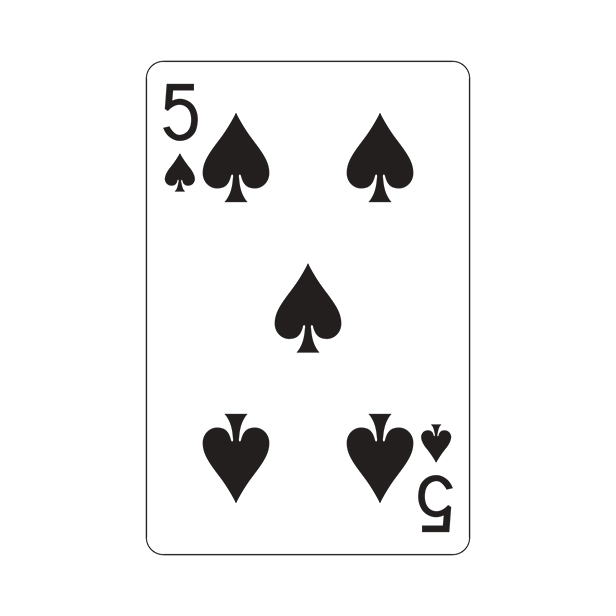
#> input picture 6. Object_Detection/card.png, 616 x 616 px
$ jupyter execute --allow-errors Untitled.ipynb
#> lines starting #> are read from the running program, lines starting #| are printed output that depends on the picture; after the words box and inside, x2 and y2 are one past the last pixel; in counts of white or black regions, pixels touching at a corner belong together; long printed decimals are rounded
# OBJECT DETECTION

## Template Matching

Template Matching is a method for searching and finding the location of a template image in a larger image

[cell 1]
import cv2
import numpy as np

img = cv2.imread('card.png',0)
#> img: shape (616, 616); min 18, max 255, mean 242.5
cv2.imshow("Original", img)

template = cv2.imread('card_temp.png',0)
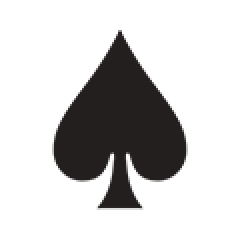
#> input picture 6. Object_Detection/card_temp.png, 120 x 120 px (shown 2 times larger)
#> template: shape (120, 120); min 31, max 255, mean 204.6
w, h = template.shape[::-1]
#> w = 120; h = 120

# evaluates cv2.method_name dynamically (when program runs)
method = eval("cv2.TM_CCOEFF")

# matchTemplate(image, template, method)
res = cv2.matchTemplate(img,template,method)
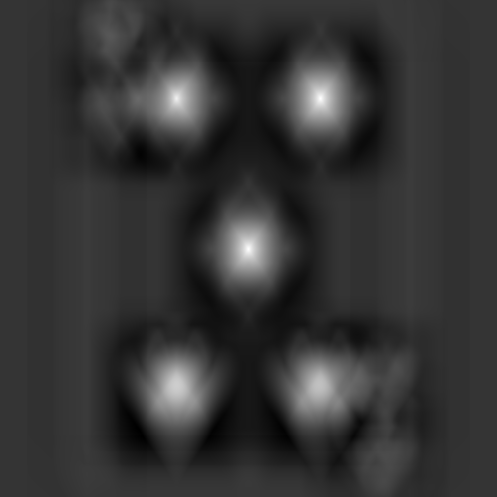
#> res: shape (497, 497) float32; min -32016164, max 122668368, mean 135345.8; drawn with min black and max white

# find min and max locations and values
min_val, max_val, min_loc, max_loc = cv2.minMaxLoc(res)
#> min_val = -32016164; max_val = 122668368; min_loc = (138, 429); max_loc = (320, 98)

# find bottom right of position of template
# max_loc gives us top left position of template as (x,y)
bottom_right = (max_loc[0] + w, max_loc[1] + h)
#> bottom_right = (440, 218)

# put rectangel of this position
#> (the rest of this cell did not finish here and is left out)

[cell 2]
import cv2
import numpy as np

img = cv2.imread('card.png')
#> img is the input picture: shape (616, 616, 3); mean B, G, R 242.4, 242.4, 242.6
cv2.imshow("Original", img)

#> (the rest of this cell did not finish here and is left out)

## Hough Transform

The Hough Transform is a popular technique to detect any shape, if you can represent that shape in a mathematical form. It can detect the shape even if it is broken or distorted a little bit. There is 2 image which are include bumb and scratch of car

## Hough Line Detection

[cell 3]
import cv2
import numpy as np

img = cv2.imread('scratch.png')
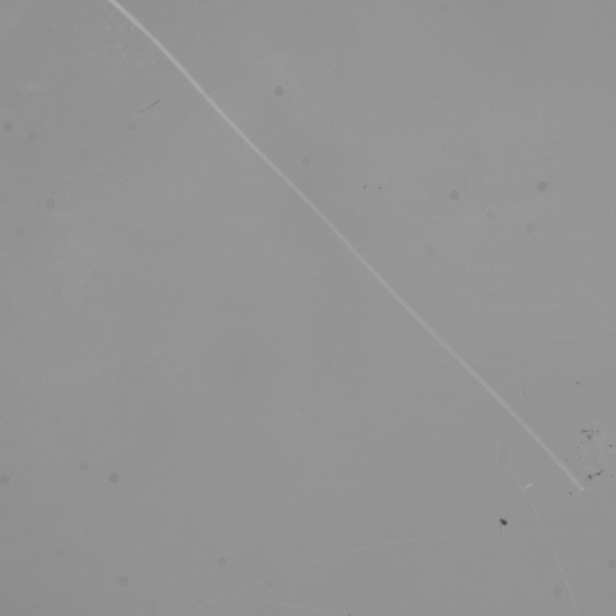
#> input picture 6. Object_Detection/scratch.png, 616 x 616 px
#> img is the input picture: shape (616, 616, 3); min 64, max 173, mean 147.5
gray = cv2.cvtColor(img,cv2.COLOR_BGR2GRAY)

# Canny(image, threshold1, threshold2, order of kernel)
edges = cv2.Canny(gray,5,85,apertureSize = 3)
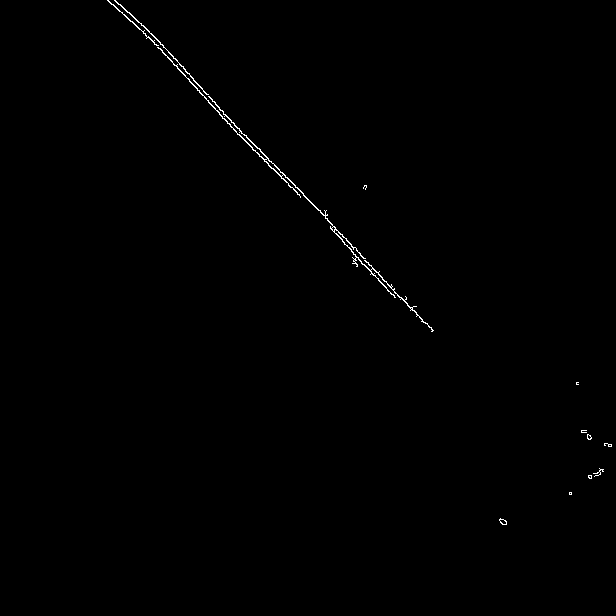
#> edges: shape (616, 616); 0.35% white in thin lines or dots, all inside (x1, y1, x2, y2) = (107, 0, 612, 525)

# HoughLines(image,rho, theta, threshold)
lines = cv2.HoughLines(edges,1,np.pi/180,100)
#> lines = [[-83, 2.37], [-74, 2.36], [-78, 2.36], [-79, 2.37], [-87, 2.39], [-90, 2.39], [-76, 2.36], [-91, 2.41]]

length = 0
loc = []

# if you want to understand the math below check
# https://github.com/adityaintwala/Hough-Line-Detection
for line in lines:
    rho,theta = line[0]
    a = np.cos(theta)
    b = np.sin(theta)
    x0 = a*rho
    y0 = b*rho
    x1 = int(x0 + 1000*(-b))
    y1 = int(y0 + 1000*(a))
    x2 = int(x0 - 1000*(-b))
    y2 = int(y0 - 1000*(a))

    # find length of line
    cur_len = ((x2-x1)**2 + (y2-y1)**2)**0.5
    # find max length
    if length < cur_len:
        length = cur_len
        loc
        loc = [(x1,y1),(x2,y2)]
#> this loop made 8 passes
#> (rho, theta, a, b, x0, y0, x1, y1) on passes 1, 2, 4, 5, 8: (-83, 2.37, -0.719, 0.695, 59.71, -57.66, -634, -776), (-74, 2.36, -0.707, 0.707, 52.33, -52.33, -654, -759), (-79, 2.37, -0.719, 0.695, 56.83, -54.88, -637, -774), (-87, 2.39, -0.731, 0.682, 63.63, -59.33, -618, -790), (-91, 2.41, -0.743, 0.669, 67.63, -60.89, -601, -804)
#> (rho, theta, a, b, x0, y0, x1, y1) on passes 3, 6, 7: (-78, 2.36, -0.707, 0.707, 55.15, -55.15, -651, -762), (-90, 2.39, -0.731, 0.682, 65.82, -61.38, -616, -792), (-76, 2.36, -0.707, 0.707, 53.74, -53.74, -653, -760)
#> after the loop, length = 1998.9

#> (the rest of this cell did not finish here and is left out)

## Probabilistic Hough Transform

[cell 4]
import cv2
import numpy as np

img = cv2.imread('scratch.png')
gray = cv2.cvtColor(img,cv2.COLOR_BGR2GRAY)
edges = cv2.Canny(gray,5,85,apertureSize = 3)

# HoughLinesP(image,rho,theta,threshold,minLineLength,maxLineGap)
#> (the rest of this cell did not finish here and is left out)

## Hough Circle Detection

[cell 5]
import cv2
import numpy as np

img = cv2.imread('bumb.png',0)
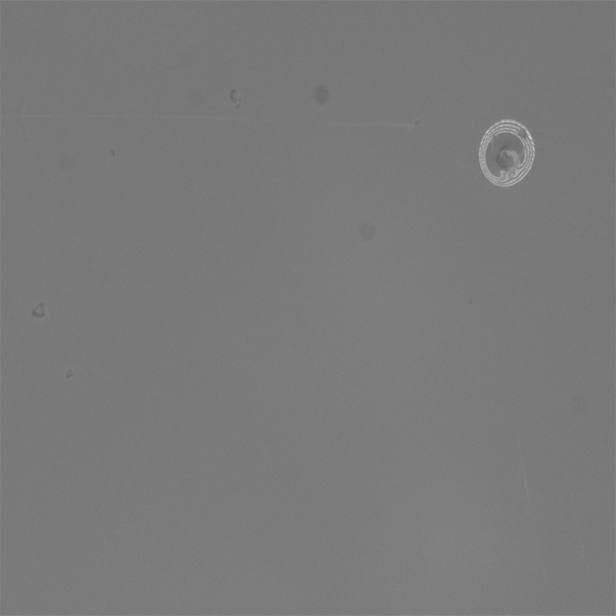
#> input picture 6. Object_Detection/bumb.png, 616 x 616 px
#> img is the input picture: shape (616, 616); min 97, max 211, mean 122.1
img = cv2.medianBlur(img,5)
cimg = cv2.cvtColor(img,cv2.COLOR_GRAY2BGR)
# HoughCircles(image, method, Resolution of the accumulator array, Minimum distance between the center,
# gradşent value, threshold value of method, min radius, max radius)
circles = cv2.HoughCircles(img,cv2.HOUGH_GRADIENT,1,20,param1=50,param2=30,minRadius=0,maxRadius=0)
#> circles = [[503.5, 159.5, 26.6]]
circles = np.uint16(np.around(circles))
#> circles = [[504, 160, 27]]

for i in circles[0,:]:
    # draw the outer circle
    cv2.circle(cimg,(i[0],i[1]),i[2],(0,255,0),2)
    # draw the center of the circle
    cv2.circle(cimg,(i[0],i[1]),2,(0,0,255),3)
#> this loop made 1 pass
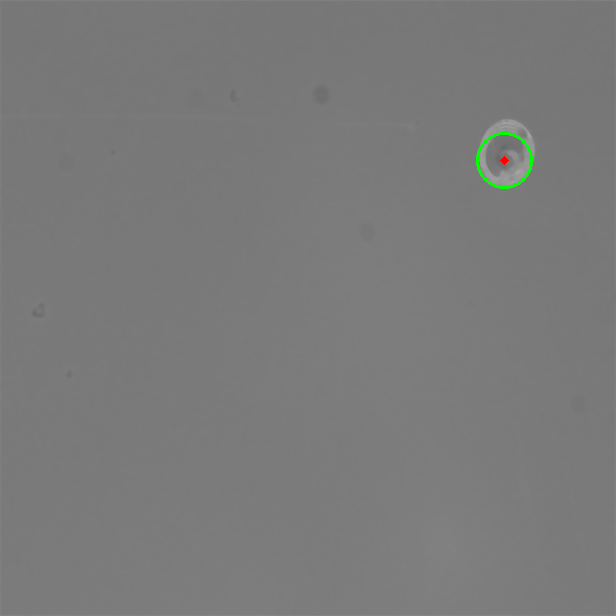
#> cimg: shape (616, 616, 3); mean B, G, R 121.9, 122.2, 121.9

cv2.imshow('detected circles',cimg)
cv2.waitKey()
cv2.destroyAllWindows()

## Contours

If we want to detect contour, we need to clear binary image.

[cell 6]
import cv2
import numpy as np

img = cv2.imread('coins.png')
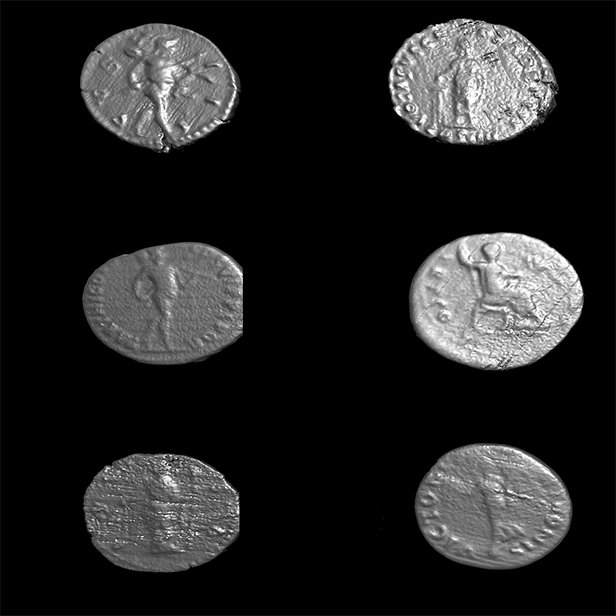
#> input picture 6. Object_Detection/coins.png, 616 x 616 px
#> img is the input picture: shape (616, 616, 3); min 0, max 255, mean 34.4

cv2.imshow('Original',img)

gray = cv2.cvtColor(img, cv2.COLOR_BGR2GRAY)
# you can find clear output by change values
gray_blur = cv2.GaussianBlur(gray, (15, 15), 0)
thresh = cv2.adaptiveThreshold(gray_blur, 255, cv2.ADAPTIVE_THRESH_GAUSSIAN_C,cv2.THRESH_BINARY_INV, 5, 1)
#> thresh: shape (616, 616); 10.2% white; 984 white regions (794 under 20 px), largest, box (x1, y1, x2, y2) and area: (382, 12, 564, 151) 5110, (403, 225, 590, 377) 3484, (74, 17, 247, 159) 3284

kernel = np.ones((7,7), np.uint8)
closing = cv2.morphologyEx(thresh, cv2.MORPH_CLOSE,kernel, iterations=3)
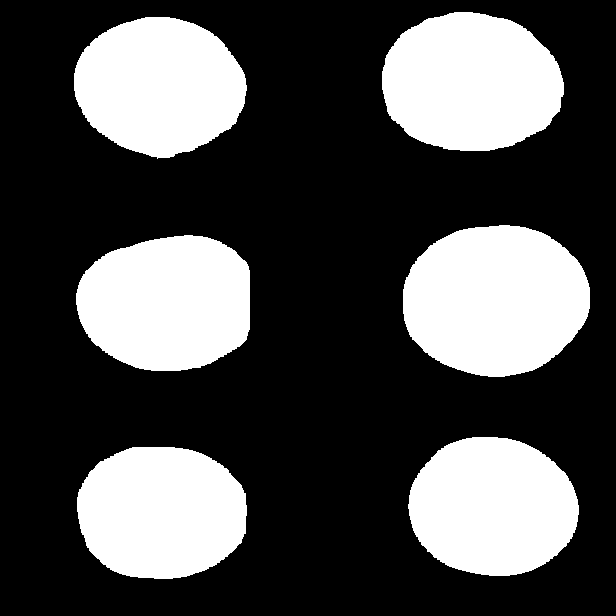
#> closing: shape (616, 616); 30.8% white; 6 white regions

cv2.imshow('closing',closing)

# now we can find contours
# findContours(image, method_1, method_2)
contours, hierarchy = cv2.findContours(closing,cv2.RETR_TREE,cv2.CHAIN_APPROX_SIMPLE)
#> contours = 6 contours; box (x1, y1, x2, y2) and area: (403, 225, 590, 377) 22116, (382, 12, 564, 151) 19738, (76, 235, 250, 371) 18987, (408, 437, 579, 576) 18394, (74, 17, 247, 159) 18298, (77, 447, 247, 579) 18006

# let's inspect contours
print(len(contours), "contour found")
#| 6 contour found
for contour in contours:
    # you can find contour area by using contourArea()
    area = cv2.contourArea(contour)
    print("contour area: ", area)

    # you can find contour perimeter by using arcLength()
    perimeter = cv2.arcLength(contour,True)
    print("contour perimeter: ", perimeter)

    # you can create rectangle which includes contour
    x,y,w,h = cv2.boundingRect(contour)
    cv2.rectangle(img, (x,y), (x+w, y+h), (255,0,0),1)

    # you can fit contour to ellipse
    ellipse = cv2.fitEllipse(contour)
    cv2.ellipse(img, ellipse, (0,255,0), 2)
#> this loop made 6 passes
#> (area, perimeter, x, y, w, h, ellipse) on passes 1 to 6: (18005.5, 520.9, 77, 447, 170, 132, ((160.6, 512), (134.8, 171.6), 91.18)), (18394.5, 527.5, 408, 437, 171, 139, ((492.3, 506.7), (138.7, 169.4), 95.94)), (18987, 537.5, 76, 235, 174, 136, ((169.7, 302.2), (133.9, 187.1), 86.39)), (22116.5, 571.5, 403, 225, 187, 152, ((495, 299.6), (150.8, 187.5), 86.59)), (18297.5, 534, 74, 17, 173, 142, ((159.2, 85.67), (136.4, 170.3), 95.11)), (19738, 547.8, 382, 12, 182, 139, ((470.4, 82.4), (138.6, 182.6), 93.3))
#| contour area:  18005.5
#| contour perimeter:  520.919
#| contour area:  18394.5
#| contour perimeter:  527.546
#| contour area:  18987.0
#| contour perimeter:  537.505
#| contour area:  22116.5
#| contour perimeter:  571.487
#| contour area:  18297.5
#| contour perimeter:  534.032
#> (further printed lines are left out)
#> img: shape (616, 616, 3); 3.22% of pixels changed, all inside (x1, y1, x2, y2) = (73, 12, 591, 581)


cv2.imshow("contours", img)


cv2.waitKey()
cv2.destroyAllWindows()

## Corner Detection

[cell 7]
import cv2
import numpy as np

img = cv2.imread('figures.jpg',)
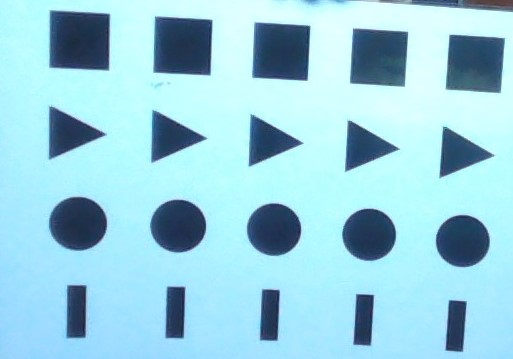
#> input picture 6. Object_Detection/figures.jpg, 513 x 359 px
#> img is the input picture: shape (359, 513, 3); mean B, G, R 220.7, 205.9, 152.4
gray = cv2.cvtColor(img, cv2.COLOR_BGR2GRAY)
#> gray: shape (359, 513)

# we need a float numpy array
gray2 = np.float32(gray)

# cornerHarris(image, block_size, aperture_size,k)
dst = cv2.cornerHarris(gray2,2,3,0.04)
cv2.imshow('First',dst)

dst2 = cv2.dilate(dst,None)
cv2.imshow('Second',dst2)

# eliminate corners
img[dst>0.3*dst.max()/4]=[0,0,255]
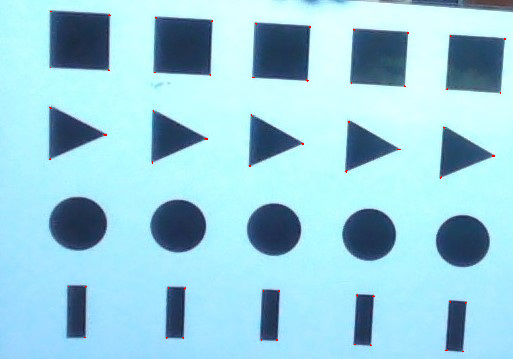
#> img: shape (359, 513, 3); 0.1% of pixels changed, all inside (x1, y1, x2, y2) = (49, 11, 506, 352)
cv2.imshow('last',img)

cv2.waitKey()
cv2.destroyAllWindows()

## Count Circles and Ellipses

[cell 8]
import cv2
import numpy as np

def nothing(x):
    pass

image2 = cv2.imread('figures.jpg')

cv2.imshow('Original',image2)


cv2.namedWindow("Trackbars")
# L: lower U: Upper
# you can find perfect mask for hsv space
cv2.createTrackbar("L-H", "Trackbars", 0,180, nothing)
cv2.createTrackbar("L-S", "Trackbars", 0,255, nothing)
cv2.createTrackbar("L-V", "Trackbars", 0,255, nothing)
cv2.createTrackbar("U-H", "Trackbars", 180,180, nothing)
cv2.createTrackbar("U-S", "Trackbars", 255,255, nothing)
cv2.createTrackbar("U-V", "Trackbars", 255,255, nothing)

font = cv2.FONT_HERSHEY_COMPLEX
#> font = 3
line = cv2.LINE_AA
#> line = 16

while True:
    image = cv2.imread('figures.jpg')
    hsv = cv2.cvtColor(image2, cv2.COLOR_BGR2HSV)
#> hsv: shape (359, 513, 3); mean H, S, V 96.4, 87.7, 220.8
    # get values from trackbar
    l_h = cv2.getTrackbarPos("L-H","Trackbars")
#> l_h = 0
    l_s = cv2.getTrackbarPos("L-S","Trackbars")
#> l_s = 0
    l_v = cv2.getTrackbarPos("L-V", "Trackbars")
#> l_v = 0
    u_h = cv2.getTrackbarPos("U-H", "Trackbars")
#> u_h = 180
    u_s = cv2.getTrackbarPos("U-S", "Trackbars")
#> u_s = 255
    u_v = cv2.getTrackbarPos("U-V", "Trackbars")
#> u_v = 255

    black_upper = np.array([u_h, u_s, u_v])
#> black_upper = [180, 255, 255]
    black_lower = np.array([l_h, l_s, l_v])
#> black_lower = [0, 0, 0]
    mask = cv2.inRange(hsv,black_lower,black_upper)
#> mask: shape (359, 513); every value is 255

    blur = cv2.GaussianBlur(mask, (5, 5), 0)

    kernel = np.ones((5,5), np.uint8)
    mask = cv2.erode(blur, kernel)
    mask = cv2.dilate(mask, kernel)
    cv2.imshow('last',mask)

    triangles = 0
    circles = 0
    squares = 0
    rectangle = 0

    contours, _ = cv2.findContours(mask, cv2.RETR_TREE, cv2.CHAIN_APPROX_SIMPLE)
#> contours = [[[0, 0], [0, 358], [512, 358], [512, 0]]]

    for contour in contours:
        area = cv2.contourArea(contour)
        if area < 500 or area > 5500:
            continue
        [ref_x, ref_y, ref_width, ref_height] = cv2.boundingRect(contour)
        ref_approx = cv2.approxPolyDP(contour, 0.04 * cv2.arcLength(contour, True), True)
        cv2.drawContours(image, [ref_approx], 0, (0, 0, 255), 3)

        if(len(ref_approx) == 3):
            triangles +=1
            cv2.putText(image, "triangle:"+str(triangles), (ref_x, ref_y), font, 0.4, (255, 0, 0), 1, line)
        elif(len(ref_approx) == 4):
            ar = ref_width / float(ref_height)
            if(ar >= 0.96 and ar <=1.05):
                squares +=1
                cv2.putText(image, "square:"+str(squares), (ref_x, ref_y), font, 0.4, (255, 0, 0), 1, line)
            else:
                rectangle +=1
                cv2.putText(image, "rectangle:"+str(rectangle), (ref_x, ref_y), font, 0.4, (255, 0, 0), 1, line)
        else:
            circles += 1
            cv2.putText(image, "circles:"+str(circles), (ref_x, ref_y), font, 0.4, (255, 0, 0), 1, line)
#> this loop made 1 pass
#> (contour, area) on pass 1: ([[0, 0], [0, 358], [512, 358], [512, 0]], 183296)
#> after the loop, circles = 0; rectangle = 0; squares = 0; triangles = 0


    cv2.imshow('final',image)
    # if user press q break loop
    if cv2.waitKey(10) & 0xff == ord('q'):
#> (key q is pressed here)
        break
cv2.destroyAllWindows()
